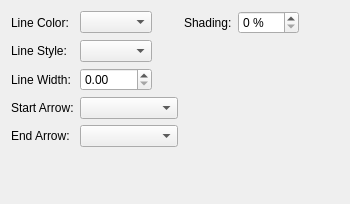
     <widget class="QWidget" name="tab_3">
      <attribute name="title">
       <string>Lines</string>
      </attribute>
      <layout class="QFormLayout" name="formLayout_2">
       <item row="1" column="0">
        <spacer name="verticalSpacer_7">
         <property name="orientation">
          <enum>Qt::Vertical</enum>
         </property>
         <property name="sizeHint" stdset="0">
          <size>
           <width>20</width>
           <height>40</height>
          </size>
         </property>
        </spacer>
       </item>
       <item row="0" column="0" colspan="2">
        <layout class="QGridLayout" name="gridLayout_10">
         <item row="0" column="3">
          <widget class="QLabel" name="lineColorShadingLabel">
           <property name="text">
            <string>Shading:</string>
           </property>
          </widget>
         </item>
         <item row="0" column="1">
          <widget class="ColorCombo" name="lineFillColorComboBox">
           <property name="sizePolicy">
            <sizepolicy hsizetype="MinimumExpanding" vsizetype="Fixed">
             <horstretch>0</horstretch>
             <verstretch>0</verstretch>
            </sizepolicy>
           </property>
          </widget>
         </item>
         <item row="0" column="2" rowspan="3">
          <spacer name="horizontalSpacer_7">
           <property name="orientation">
            <enum>Qt::Horizontal</enum>
           </property>
           <property name="sizeType">
            <enum>QSizePolicy::Fixed</enum>
           </property>
           <property name="sizeHint" stdset="0">
            <size>
             <width>20</width>
             <height>20</height>
            </size>
           </property>
          </spacer>
         </item>
         <item row="4" column="0">
          <widget class="QLabel" name="endArrowLabel">
           <property name="text">
            <string>End Arrow:</string>
           </property>
          </widget>
         </item>
         <item row="2" column="0">
          <widget class="QLabel" name="lineWidthLabel">
           <property name="text">
            <string>Line Width:</string>
           </property>
          </widget>
         </item>
         <item row="1" column="0">
          <widget class="QLabel" name="lineStyleLabel">
           <property name="text">
            <string>Line Style:</string>
           </property>
          </widget>
         </item>
         <item row="3" column="0">
          <widget class="QLabel" name="startArrowLabel">
           <property name="text">
            <string>Start Arrow:</string>
           </property>
          </widget>
         </item>
         <item row="0" column="4">
          <widget class="QSpinBox" name="lineFillColorShadingSpinBox">
           <property name="suffix">
            <string> %</string>
           </property>
           <property name="maximum">
            <number>100</number>
           </property>
          </widget>
         </item>
         <item row="1" column="1">
          <widget class="LineCombo" name="lineStyleComboBox"/>
         </item>
         <item row="3" column="1" colspan="2">
          <widget class="ArrowChooser" name="lineStartArrowComboBox"/>
         </item>
         <item row="4" column="1" colspan="2">
          <widget class="ArrowChooser" name="lineEndArrowComboBox"/>
         </item>
         <item row="0" column="0">
          <widget class="QLabel" name="lineColorLabel">
           <property name="text">
            <string>Line Color:</string>
           </property>
          </widget>
         </item>
         <item row="2" column="1">
          <widget class="ScrSpinBox" name="lineWidthSpinBox"/>
         </item>
         <item row="0" column="5">
          <spacer name="horizontalSpacer_10">
           <property name="orientation">
            <enum>Qt::Horizontal</enum>
           </property>
           <property name="sizeHint" stdset="0">
            <size>
             <width>40</width>
             <height>20</height>
            </size>
           </property>
          </spacer>
         </item>
        </layout>
       </item>
      </layout>
     </widget>
